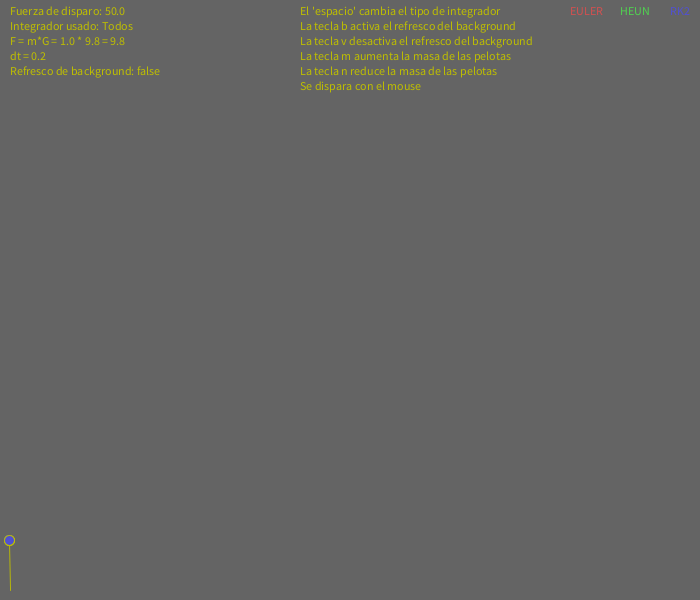
Frame 1 (no input)
Frame 60 (the mouse pressed at the canvas centre just before this capture): identical to frame 1, image omitted
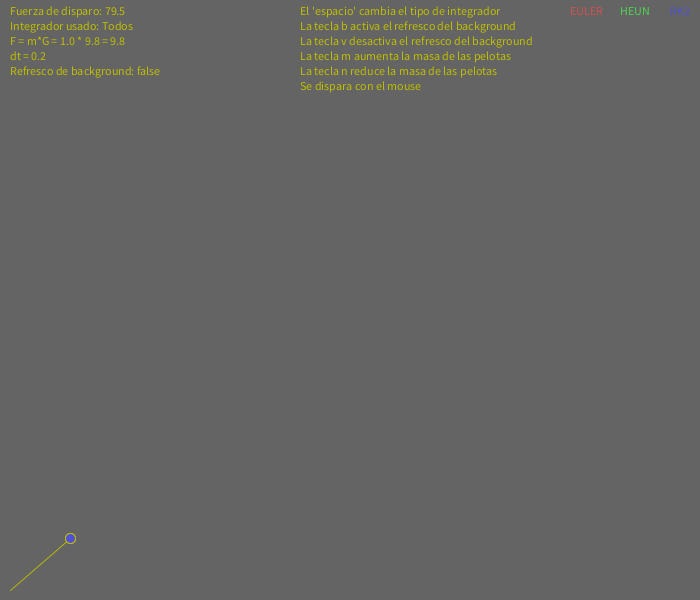
Frame 120 (the mouse held since frame 60 and released just before this capture)

The Processing sketch that drew these frames (run headless with seeded random() and noise(); from frame 60 on, the mouse is pressed at the canvas centre):

// Processing sketch: processing_150789
// ── processing_150789.pde

// Ejercicio: Tiro Parabólico 
// Se simula el mismo tiro con los tres integradores estudiados (Euler, Heun y RK2) 
//
// Controles
//
// Al pulsar la barra espaceadora se intercambian los distintos tipos de integradores
// Al pulsar la tecla b activamos el refresco del background
// Al pulsar la tecla v desactivamos el refresco del background
// Al pulsar la tecla m se aumenta la masa de las pelotas
// Al pulsar la tecla n se reduce la masa de las pelotas
//


// Vectores para el lanzador y para el disparo
PVector mouse;
PVector center;

// Paso de tiempo (dt)
float dt = 0.2;

// Masa de las pelotas a lanzar
float m = 1.0;

// Gravedad
PVector g = new PVector(0,9.8);

// Vector para la aceleración de la gravedad
PVector a_grav = new PVector(0,0);

// Vectores para el método de euler, velocidad inicial y posición
PVector vel_euler = new PVector(0,0);
PVector pos_euler = new PVector(0,0);

// Vectores para el método de heun, velocidad inicial y posición
PVector vel_heun = new PVector(0,0);
PVector vel_ant_heun = new PVector(0,0);
PVector pos_heun = new PVector(0,0);

// Vectores para el método de RK2, velocidad inicial y posición
PVector vel_rk2 = new PVector(0,0);
PVector vel_rk2_medio = new PVector(0,0);
PVector pos_rk2 = new PVector(0,0);

// Fuerza de disparo del lanzador
float f_disparo = 50;

// Variables para los diferentes estados
boolean disparo = false;
boolean actBackground = false;
String modo = "Todos";


void setup() {
  size(700,600);
  stroke(190,190,0);
  strokeWeight(0.9);
  smooth();
  
  masaGravedad();
}

void masaGravedad() {
  // F = m * G
  a_grav.x = g.x * m;
  a_grav.y = g.y * m;
}

void draw() {
  if(actBackground == true || disparo == false) {
    background(100);
    
    fill(190,190,0);
    text("Fuerza de disparo: "+f_disparo, 10, 15);
    text("Integrador usado: "+modo, 10, 30);
    text("F = m*G = "+m+" * " +g.y+" = "+a_grav.y, 10, 45);
    text("dt = "+dt, 10, 60);
    text("Refresco de background: "+actBackground, 10, 75);
    
    text("El 'espacio' cambia el tipo de integrador", 300, 15);
    text("La tecla b activa el refresco del background", 300, 30);
    text("La tecla v desactiva el refresco del background", 300, 45);
    text("La tecla m aumenta la masa de las pelotas", 300, 60);
    text("La tecla n reduce la masa de las pelotas", 300, 75);
    text("Se dispara con el mouse", 300, 90);
    
    fill(210,80,80);
    text("EULER", 570, 15);
    fill(80,210,80);
    text("HEUN", 620, 15);
    fill(80,80,210);
    text("RK2", 670, 15);
  }
    
  // Vector con la localizacion del raton
  mouse = new PVector(mouseX,mouseY); 

  // Vector con los puntos del centro
  center = new PVector(10,590);

  // Se resta el vector center al vector mouse
  mouse.sub(center);
  
  // Se normaliza el vector
  mouse.normalize();
  
  // Se modifica la fuerza del disparo de la pelota
  mouse.mult(f_disparo);
  
  translate(10,590);
  
  // Se dibuja la linea
  if(actBackground == true || disparo == false) {
    line(0,0,mouse.x,mouse.y);
  }
  
  /*
  *  EULER
  */
  if(modo == "Euler" || modo == "Todos") {
    if (disparo != true) {
      
      // Se inicializan las posiciones para situar la pelota en el lanzador
      pos_euler.x = mouse.x;
      pos_euler.y = mouse.y;
    
      // Se calcula la velocidad inicial para el momento del disparo
      // Como hemos modificado el vector mouse para una determinada fuerza, 
      // la velocidad inicial se basara en la suma de las fuerzas
      vel_euler.x = mouse.x + a_grav.x * dt;
      vel_euler.y = mouse.y + a_grav.x * dt;
     
    }
    else {
      // Integrador del metodo de euler explicito
      
      // Calculo de la posición utilizando la velocidad actual
      pos_euler.x = pos_euler.x + vel_euler.x * dt; 
      pos_euler.y = pos_euler.y + vel_euler.y * dt; 
      
      // Calculo de la velocidad para el siguiente punto 
      vel_euler.x = vel_euler.x + a_grav.x * dt;
      vel_euler.y = vel_euler.y + a_grav.y * dt;
    }
    
    pushMatrix();
      // Se dibuja la elipse
      translate(pos_euler.x, pos_euler.y);
      fill(210,80,80);
      ellipse(0, 0, 10*m, 10*m);
    popMatrix();
  }
 
  /*
  *  HEUN
  */
  if(modo == "Heun" || modo == "Todos") {
    if (disparo != true) {
      
      // Se inicializan las posiciones para situar la pelota en el lanzador
      pos_heun.x = mouse.x;
      pos_heun.y = mouse.y;
    
      // Se calcula la velocidad inicial para el momento del disparo
      // Como hemos modificado el vector mouse para una determinada fuerza, 
      // la velocidad inicial se basara en la suma de las fuerzas
      vel_heun.x = mouse.x + a_grav.x * dt;
      vel_heun.y = mouse.y + a_grav.x * dt;
     
    }
    else {
      // Integrador del metodo de heun
      
      // Calculo de la velocidad actual
      vel_heun.x = vel_heun.x + a_grav.x * dt;
      vel_heun.y = vel_heun.y + a_grav.y * dt;
      
      // Ahora se hace la media entre la velocidad anterior y la actual para el calculo
      pos_heun.x = pos_heun.x + ((vel_heun.x+vel_ant_heun.x)/2.0) * dt; 
      pos_heun.y = pos_heun.y + ((vel_heun.y+vel_ant_heun.y)/2.0) * dt; 
     
    }
    
    // Se guarda la velocidad anterior para el calculo siguiente
    vel_ant_heun.x = vel_heun.x;
    vel_ant_heun.y = vel_heun.y;
    
    pushMatrix();
      // Se dibuja la elipse
      translate(pos_heun.x, pos_heun.y);
      fill(80,210,80);
      ellipse(0, 0, 10*m, 10*m);
    popMatrix();
  }
  
  /*
  *  RK2
  */
  if(modo == "RK2" || modo == "Todos") {
    if (disparo != true) {
      
      // Se inicializan las posiciones para sintuar la pelota en el lanzador
      pos_rk2.x = mouse.x;
      pos_rk2.y = mouse.y;
    
      // Se calcula la velocidad inicial para el momento del disparo
      // Como hemos modificado el vector mouse para una determinada fuerza, 
      // la velocidad inicial se basara en la suma de las fuerzas
      vel_rk2.x = mouse.x + a_grav.x * dt;
      vel_rk2.y = mouse.y + a_grav.x * dt;
    }
    else {
      // Integrador del metodo de rk2
      
      // Calculo de la velocidad actual en el punto medio entre la 
      // posición actual y la siguiente
      vel_rk2_medio.x = vel_rk2.x + a_grav.x * (dt/2.0);
      vel_rk2_medio.y = vel_rk2.y + a_grav.y * (dt/2.0);
      
      vel_rk2.x = vel_rk2.x + a_grav.x * dt;
      vel_rk2.y = vel_rk2.y + a_grav.y * dt;
      
      // Se calcula tomando la velocidad en el punto medio entre la 
      // posición actual y la siguiente
      pos_rk2.x = pos_rk2.x + vel_rk2_medio.x * dt; 
      pos_rk2.y = pos_rk2.y + vel_rk2_medio.y * dt;

    }
    
    pushMatrix();
      // Se dibuja la elipse
      translate(pos_rk2.x, pos_rk2.y);
      fill(80,80,210);
      ellipse(0, 0, 10*m, 10*m);
    popMatrix();
  }
  
   if ( (pos_rk2.x > width || pos_rk2.y >= 0 || pos_rk2.x < -5) 
     && (pos_heun.x > width || pos_heun.y >= 0 || pos_heun.x < -5) 
     && (pos_euler.x > width || pos_euler.y >= 0 || pos_euler.x < -5)) {
        disparo = false;
        f_disparo = 50;
  }
  
  
  print("\n Diferencia entre euler - heun en x: " + (pos_euler.y - pos_heun.y));
  print("\t Diferencia entre euler - heun en y: " + (pos_euler.y - pos_heun.y));
  print("\n Diferencia entre RK2 - heun en x: " + (pos_rk2.y - pos_heun.y));
  print("\t Diferencia entre RK2 - heun en y: " + (pos_rk2.y - pos_heun.y));
  print("\n Diferencia entre euler - RK2 en x: " + (pos_euler.y - pos_rk2.y));
  print("\t Diferencia entre euler - RK2 en y: " + (pos_euler.y - pos_rk2.y));

  
  // Al pulsar y mantener el ratón o trackpad se aumenta la fuerza de disparo
  if(mousePressed) {
    f_disparo += 0.5;
  } 
}

// Al soltar el ratón o trackpad se dispara
void mouseReleased() {
  disparo = true;
}

void keyPressed() {
  
  // Al pulsar la barra espaceadora se intercambian los distintos tipos de integradores
  if(key == ' ') {
    // Se reinician los vectores
    vel_euler = new PVector(0,0);
    pos_euler = new PVector(0,0);
    vel_heun = new PVector(0,0);
    vel_ant_heun = new PVector(0,0);
    pos_heun = new PVector(0,0);
    vel_rk2 = new PVector(0,0);
    vel_rk2_medio = new PVector(0,0);
    pos_rk2 = new PVector(0,0);
    
    // Se desactiva el disparo y se reinicia la fuerza de disparo
    disparo = false;
    f_disparo = 50;
    
    if(modo == "Euler") {
      modo = "Heun";
    }
    else if(modo == "Heun") {
      modo = "RK2";
    }
    else if(modo == "RK2") {
      modo = "Todos";
    }
    else if(modo == "Todos") {
      modo = "Euler";
    }
  }
  
  // Al pulsar la tecla b activamos el refresco del background
  else if(key == 'b') {
    actBackground = true;
  }
  
  // Al pulsar la tecla v desactivamos el refresco del background, 
  // lo que nos sirve para apreciar mejor los resultados de los integradores 
  // en el tiro parabólico efectuado (activada por defecto) 
  else if(key == 'v') {
    actBackground = false;
  }
  // Al pulsar la tecla m se aumenta la masa de las pelotas
  else if(key == 'm') {
    m += 0.5;
    masaGravedad();
  }
    // Al pulsar la tecla n se reduce la masa de las pelotas
  else if(key == 'n') {
    if( (m-0.5) > 0)
    m -= 0.5;
    masaGravedad();
  }
}
